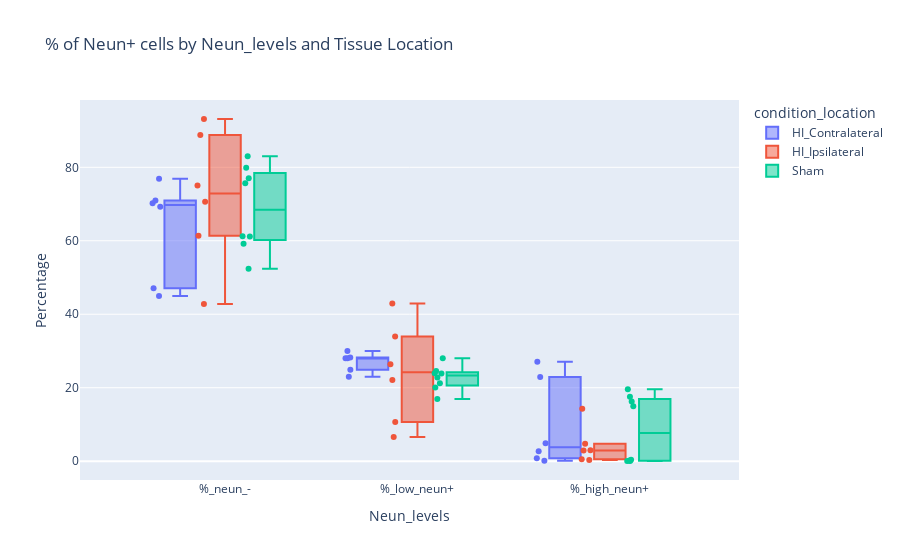

The code cell stored with this chart in its notebook:
### Code cell
# Create the box plot with the melted dataframe
fig = px.box(
    cluster_counts_melted,
    x='Neun_levels',  # Display conditions on the x-axis
    y='Percentage',
    color='condition_location',  # Color based on condition location
    points="all",  # Display all points
    hover_data=['filename'],
    title='% of Neun+ cells by Neun_levels and Tissue Location',
    boxmode='group'  # Group the box plots
)

# Show the plot
fig.show()

### Figure 1 — Plotly figure (JSON) as saved in the notebook; plotly's stock layout.template omitted (floating-point values rounded to 4 significant figures)
{"data": [{"alignmentgroup": "True", "boxpoints": "all", "customdata": [["HI 1 Contralateral Mouse 8 Slide09 GAD67green NeuNpink Reelinred 40x 4x4 technical replica 1"], ["HI 1 Contralateral Mouse 8 Slide09 GAD67green NeuNpink Reelinred 40x 4x4 technical replica 2"], ["HI 2 Contralateral Mouse 10 Slide08 GAD67green NeuNpink Reelinred 40x 4x4 technical replica 1"], ["HI 2 Contralateral Mouse 10 Slide08 GAD67green NeuNpink Reelinred 40x 4x4 technical replica 2"], ["HI 3 Contralateral Mouse 11 Slide09 GAD67green NeuNpink Reelinred 40x 4x4 technical replica 1"], ["HI 3 Contralateral Mouse 11 Slide09 GAD67green NeuNpink Reelinred 40x 4x4 technical replica 2"], ["HI 1 Contralateral Mouse 8 Slide09 GAD67green NeuNpink Reelinred 40x 4x4 technical replica 1"], ["HI 1 Contralateral Mouse 8 Slide09 GAD67green NeuNpink Reelinred 40x 4x4 technical replica 2"], ["HI 2 Contralateral Mouse 10 Slide08 GAD67green NeuNpink Reelinred 40x 4x4 technical replica 1"], ["HI 2 Contralateral Mouse 10 Slide08 GAD67green NeuNpink Reelinred 40x 4x4 technical replica 2"], ["HI 3 Contralateral Mouse 11 Slide09 GAD67green NeuNpink Reelinred 40x 4x4 technical replica 1"], ["HI 3 Contralateral Mouse 11 Slide09 GAD67green NeuNpink Reelinred 40x 4x4 technical replica 2"], ["HI 1 Contralateral Mouse 8 Slide09 GAD67green NeuNpink Reelinred 40x 4x4 technical replica 1"], ["HI 1 Contralateral Mouse 8 Slide09 GAD67green NeuNpink Reelinred 40x 4x4 technical replica 2"], ["HI 2 Contralateral Mouse 10 Slide08 GAD67green NeuNpink Reelinred 40x 4x4 technical replica 1"], ["HI 2 Contralateral Mouse 10 Slide08 GAD67green NeuNpink Reelinred 40x 4x4 technical replica 2"], ["HI 3 Contralateral Mouse 11 Slide09 GAD67green NeuNpink Reelinred 40x 4x4 technical replica 1"], ["HI 3 Contralateral Mouse 11 Slide09 GAD67green NeuNpink Reelinred 40x 4x4 technical replica 2"]], "hovertemplate": "condition_location=HI_Contralateral<br>Neun_levels=%{x}<br>Percentage=%{y}<br>filename=%{customdata[0]}<extra></extra>", "legendgroup": "HI_Contralateral", "marker": {"color": "#636efa"}, "name": "HI_Contralateral", "notched": false, "offsetgroup": "HI_Contralateral", "orientation": "v", "showlegend": true, "type": "box", "x": ["%_neun_-", "%_neun_-", "%_neun_-", "%_neun_-", "%_neun_-", "%_neun_-", "%_low_neun+", "%_low_neun+", "%_low_neun+", "%_low_neun+", "%_low_neun+", "%_low_neun+", "%_high_neun+", "%_high_neun+", "%_high_neun+", "%_high_neun+", "%_high_neun+", "%_high_neun+"], "x0": " ", "xaxis": "x", "y": [76.9, 70.23, 70.98, 69.23, 47.08, 44.94, 22.99, 24.9, 28.25, 28.04, 30.01, 28.01, 0.107, 4.867, 0.7698, 2.732, 22.91, 27.05], "y0": " ", "yaxis": "y"}, {"alignmentgroup": "True", "boxpoints": "all", "customdata": [["HI 1 Ipsilateral Mouse 8 Slide16 GAD67green NeuNpink Reelinred 40x 4x4 technical replica 1"], ["HI 1 Ipsilateral Mouse 8 Slide16 GAD67green NeuNpink Reelinred 40x 4x4 technical replica 2"], ["HI 2 Ipsilateral Mouse 10 Slide08 GAD67green NeuNpink Reelinred 40x 4x4 technical replica 1"], ["HI 2 Ipsilateral Mouse 10 Slide08 GAD67green NeuNpink Reelinred 40x 4x4 technical replica 2"], ["HI 3 Ipsilateral Mouse 11 Slide09 GAD67green NeuNpink Reelinred 40x 4x4 technical replica 1"], ["HI 3 Ipsilateral Mouse 11 Slide09 GAD67green NeuNpink Reelinred 40x 4x4 technical replica 2"], ["HI 1 Ipsilateral Mouse 8 Slide16 GAD67green NeuNpink Reelinred 40x 4x4 technical replica 1"], ["HI 1 Ipsilateral Mouse 8 Slide16 GAD67green NeuNpink Reelinred 40x 4x4 technical replica 2"], ["HI 2 Ipsilateral Mouse 10 Slide08 GAD67green NeuNpink Reelinred 40x 4x4 technical replica 1"], ["HI 2 Ipsilateral Mouse 10 Slide08 GAD67green NeuNpink Reelinred 40x 4x4 technical replica 2"], ["HI 3 Ipsilateral Mouse 11 Slide09 GAD67green NeuNpink Reelinred 40x 4x4 technical replica 1"], ["HI 3 Ipsilateral Mouse 11 Slide09 GAD67green NeuNpink Reelinred 40x 4x4 technical replica 2"], ["HI 1 Ipsilateral Mouse 8 Slide16 GAD67green NeuNpink Reelinred 40x 4x4 technical replica 1"], ["HI 1 Ipsilateral Mouse 8 Slide16 GAD67green NeuNpink Reelinred 40x 4x4 technical replica 2"], ["HI 2 Ipsilateral Mouse 10 Slide08 GAD67green NeuNpink Reelinred 40x 4x4 technical replica 1"], ["HI 2 Ipsilateral Mouse 10 Slide08 GAD67green NeuNpink Reelinred 40x 4x4 technical replica 2"], ["HI 3 Ipsilateral Mouse 11 Slide09 GAD67green NeuNpink Reelinred 40x 4x4 technical replica 1"], ["HI 3 Ipsilateral Mouse 11 Slide09 GAD67green NeuNpink Reelinred 40x 4x4 technical replica 2"]], "hovertemplate": "condition_location=HI_Ipsilateral<br>Neun_levels=%{x}<br>Percentage=%{y}<br>filename=%{customdata[0]}<extra></extra>", "legendgroup": "HI_Ipsilateral", "marker": {"color": "#EF553B"}, "name": "HI_Ipsilateral", "notched": false, "offsetgroup": "HI_Ipsilateral", "orientation": "v", "showlegend": true, "type": "box", "x": ["%_neun_-", "%_neun_-", "%_neun_-", "%_neun_-", "%_neun_-", "%_neun_-", "%_low_neun+", "%_low_neun+", "%_low_neun+", "%_low_neun+", "%_low_neun+", "%_low_neun+", "%_high_neun+", "%_high_neun+", "%_high_neun+", "%_high_neun+", "%_high_neun+", "%_high_neun+"], "x0": " ", "xaxis": "x", "y": [61.35, 42.82, 93.15, 88.8, 70.64, 75.04, 33.92, 42.92, 6.555, 10.65, 26.4, 22.08, 4.734, 14.26, 0.2957, 0.5503, 2.955, 2.883], "y0": " ", "yaxis": "y"}, {"alignmentgroup": "True", "boxpoints": "all", "customdata": [["Sham 1 Contralateral Mouse 6 Slide09 GAD67green NeuNpink Reelinred 40x 4x4 technical replica 1"], ["Sham 1 Contralateral Mouse 6 Slide09 GAD67green NeuNpink Reelinred 40x 4x4 technical replica 2"], ["Sham 1 Ipsilateral Mouse 6 Slide09 GAD67green NeuNpink Reelinred 40x 4x4 technical replica 1"], ["Sham 1 Ipsilateral Mouse 6 Slide09 GAD67green NeuNpink Reelinred 40x 4x4 technical replica 2"], ["Sham 2 Contralateral Mouse 7 Slide12 GAD67green NeuNpink Reelinred 40x 4x4 technical replica 1"], ["Sham 2 Contralateral Mouse 7 Slide12 GAD67green NeuNpink Reelinred 40x 4x4 technical replica 2"], ["Sham 2 Ipsilateral Mouse 7 Slide12 GAD67green NeuNpink Reelinred 40x 4x4 technical replica 1"], ["Sham 2 Ipsilateral Mouse 7 Slide12 GAD67green NeuNpink Reelinred 40x 4x4 technical replica 2"], ["Sham 1 Contralateral Mouse 6 Slide09 GAD67green NeuNpink Reelinred 40x 4x4 technical replica 1"], ["Sham 1 Contralateral Mouse 6 Slide09 GAD67green NeuNpink Reelinred 40x 4x4 technical replica 2"], ["Sham 1 Ipsilateral Mouse 6 Slide09 GAD67green NeuNpink Reelinred 40x 4x4 technical replica 1"], ["Sham 1 Ipsilateral Mouse 6 Slide09 GAD67green NeuNpink Reelinred 40x 4x4 technical replica 2"], ["Sham 2 Contralateral Mouse 7 Slide12 GAD67green NeuNpink Reelinred 40x 4x4 technical replica 1"], ["Sham 2 Contralateral Mouse 7 Slide12 GAD67green NeuNpink Reelinred 40x 4x4 technical replica 2"], ["Sham 2 Ipsilateral Mouse 7 Slide12 GAD67green NeuNpink Reelinred 40x 4x4 technical replica 1"], ["Sham 2 Ipsilateral Mouse 7 Slide12 GAD67green NeuNpink Reelinred 40x 4x4 technical replica 2"], ["Sham 1 Contralateral Mouse 6 Slide09 GAD67green NeuNpink Reelinred 40x 4x4 technical replica 1"], ["Sham 1 Contralateral Mouse 6 Slide09 GAD67green NeuNpink Reelinred 40x 4x4 technical replica 2"], ["Sham 1 Ipsilateral Mouse 6 Slide09 GAD67green NeuNpink Reelinred 40x 4x4 technical replica 1"], ["Sham 1 Ipsilateral Mouse 6 Slide09 GAD67green NeuNpink Reelinred 40x 4x4 technical replica 2"], ["Sham 2 Contralateral Mouse 7 Slide12 GAD67green NeuNpink Reelinred 40x 4x4 technical replica 1"], ["Sham 2 Contralateral Mouse 7 Slide12 GAD67green NeuNpink Reelinred 40x 4x4 technical replica 2"], ["Sham 2 Ipsilateral Mouse 7 Slide12 GAD67green NeuNpink Reelinred 40x 4x4 technical replica 1"], ["Sham 2 Ipsilateral Mouse 7 Slide12 GAD67green NeuNpink Reelinred 40x 4x4 technical replica 2"]], "hovertemplate": "condition_location=Sham<br>Neun_levels=%{x}<br>Percentage=%{y}<br>filename=%{customdata[0]}<extra></extra>", "legendgroup": "Sham", "marker": {"color": "#00cc96"}, "name": "Sham", "notched": false, "offsetgroup": "Sham", "orientation": "v", "showlegend": true, "type": "box", "x": ["%_neun_-", "%_neun_-", "%_neun_-", "%_neun_-", "%_neun_-", "%_neun_-", "%_neun_-", "%_neun_-", "%_low_neun+", "%_low_neun+", "%_low_neun+", "%_low_neun+", "%_low_neun+", "%_low_neun+", "%_low_neun+", "%_low_neun+", "%_high_neun+", "%_high_neun+", "%_high_neun+", "%_high_neun+", "%_high_neun+", "%_high_neun+", "%_high_neun+", "%_high_neun+"], "x0": " ", "xaxis": "x", "y": [77.04, 83.01, 75.67, 79.89, 59.22, 61.22, 61.18, 52.35, 22.79, 16.94, 23.96, 20.06, 24.52, 21.21, 23.89, 28.03, 0.1688, 0.05051, 0.3638, 0.05131, 16.26, 17.57, 14.93, 19.61], "y0": " ", "yaxis": "y"}], "layout": {"boxmode": "group", "legend": {"title": {"text": "condition_location"}, "tracegroupgap": 0}, "title": {"text": "% of Neun+ cells by Neun_levels and Tissue Location"}, "xaxis": {"anchor": "y", "domain": [0, 1], "title": {"text": "Neun_levels"}}, "yaxis": {"anchor": "x", "domain": [0, 1], "title": {"text": "Percentage"}}}}
